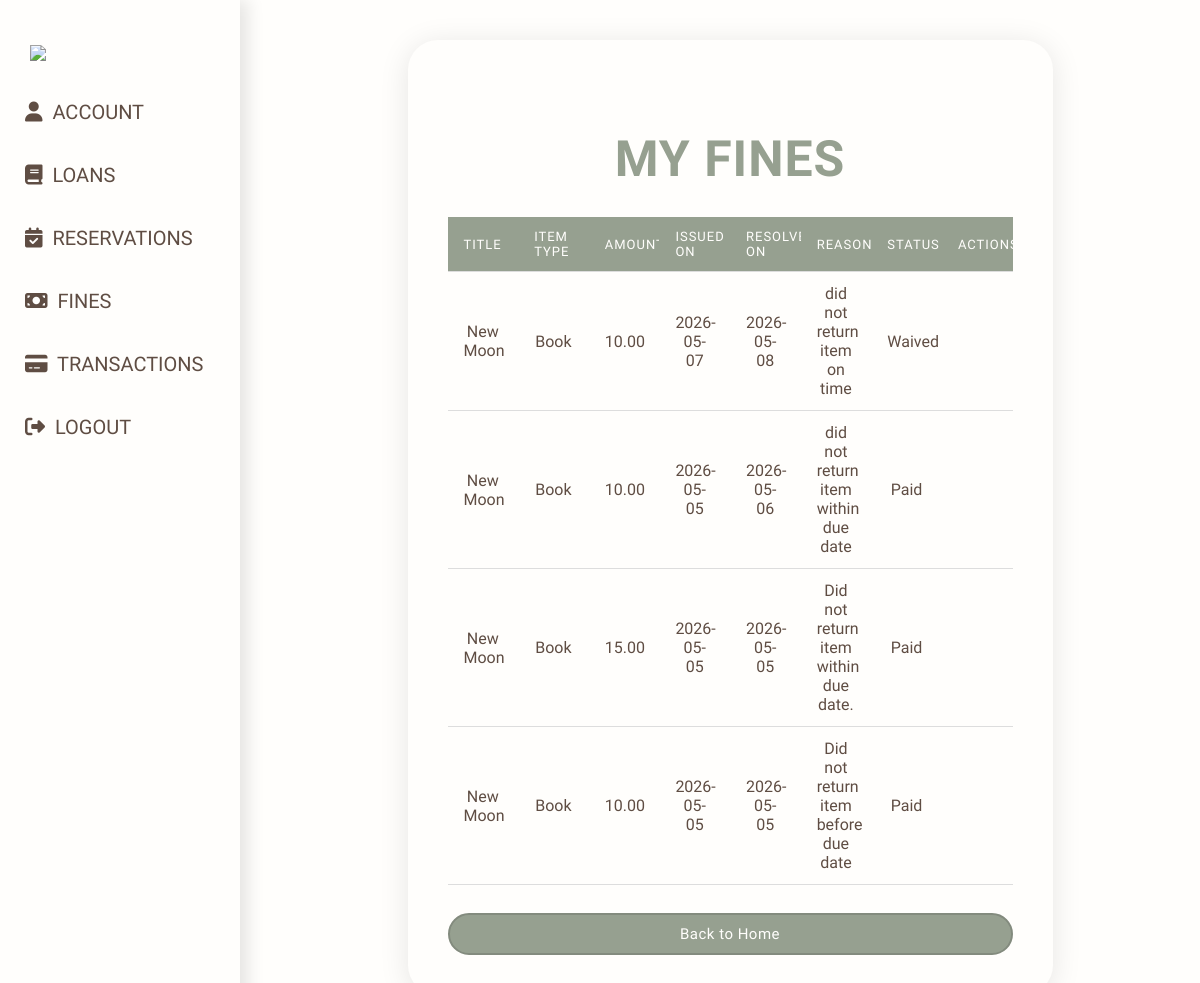
The page /fines (signed in) on the database as committed earlier.
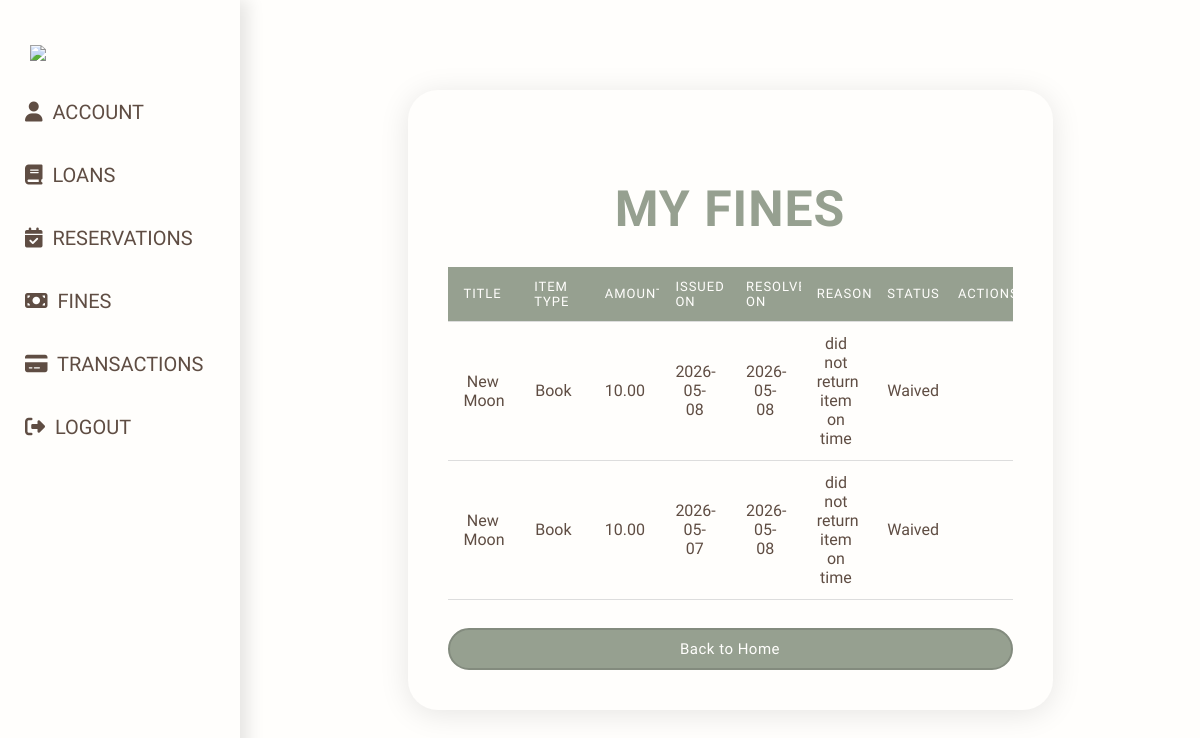
The same page on the database as committed later.
### models/Fine.py (models this page shows, shortened)
class Fine(db.Model):
    __tablename__ = "Fines"
    id                   = db.Column(db.Integer, primary_key=True)
    fine_id              = db.Column(db.String(45), unique=True, nullable=False)
    transaction_id       = db.Column(db.String(45), db.ForeignKey("Transactions.transaction_id"), nullable=False)
    user_id              = db.Column(db.String(45), db.ForeignKey("users.user_id"), nullable=False)
    amount               = db.Column(db.Float, nullable=False)
    issued_on            = db.Column(db.DateTime, default=utcnow)
    status               = db.Column(db.Enum(FineStatus), nullable=False, default=FineStatus.UNPAID)
    resolved_on          = db.Column(db.DateTime, nullable=True)
    reason               = db.Column(db.String(320), nullable=False)
    user                 = db.relationship("User", backref="fines")
    transaction          = db.relationship("Transaction", backref="fines")

### models/Items.py (models this page shows, shortened)
class Item(db.Model):
    __tablename__ = "Items"
    id                  = db.Column(db.Integer, primary_key = True)
    item_id             = db.Column(db.String(36), unique = True, nullable = False)
    title               = db.Column(db.String(200), nullable = False)
    description         = db.Column(db.String(300), nullable = True)
    qty                 = db.Column(db.Integer, nullable = False)
    available_qty       = db.Column(db.Integer, nullable = False)
    added_on            = db.Column(db.DateTime, default = utcnow)
    item_type           = db.Column(db.String(20), nullable = False)
    image_url           = db.Column(db.String(500), nullable = True)
    loan_days           = 14
    __mapper_args__ = {
        'polymorphic_on': item_type,
        'polymorphic_identity': 'item'
    }

### app.py (the view)
@app.route('/fines')
@login_required
def fines():
    fines = (Fine.query.filter_by(user_id=current_user.user_id).order_by(Fine.issued_on.desc()).all())
    return render_template('fines.html', user=current_user, fines=fines)

### app.py (called while the page is built)
@login_manager.user_loader
def load_user(user_id):
    return User.query.filter_by(user_id=user_id).first()

### templates/fines.html (shortened to what this page needs)
{% extends "profile-layout.html" %}
{% block content %}
<h2 class="title">My Fines</h2>
<br>
{% if fines %}
    <table class = "t-table">
        <thead>
            <tr>
                <th>Title</th>
                <th>Item Type</th>
                <th>Amount</th>
                <th>Issued On</th>
                <th>Resolved On</th>
                <th>Reason</th>
                <th>Status</th>
                <th>Actions</th>
            </tr>
        </thead>
        <tbody>
            {% for f in fines %}
            <tr>
                <td>{{ f.transaction.item.title if f.transaction.item else 'N/A' }}</td>
                <td>{{ f.transaction.item.item_type if f.transaction.item else 'N/A' }}</td>
                <td>{{ "%.2f"|format(f.amount) }}</td>
                <td>{{ f.issued_on.strftime('%Y-%m-%d') if f.issued_on else '--' }}</td>
                <td>{{ f.resolved_on.strftime('%Y-%m-%d') if f.resolved_on else '--' }}</td>
                <td>{{ f.reason if f.reason else 'N/A' }}</td>
                <td>{{ f.status.value }}</td>
                <td>
                </td>
            </tr>
            {% endfor %}
        </tbody>
    </table>
{% else %}
<p>No fines found.</p>
{% endif %}
<a href="{{ url_for('index') }}" class="btn">Back to Home</a>
{% endblock %}

### templates/profile-layout.html (shortened to what this page needs)
<!DOCTYPE html>
<html lang="en">
<head>
    <link rel="stylesheet" href="https://cdnjs.cloudflare.com/ajax/libs/font-awesome/6.4.0/css/all.min.css">
</head>
<body>
    <div class = "layout">
        <nav>
            <ul>
                <li class="logo"><img src="https://pbs.twimg.com/media/HD_EVY7aUAAoFH3.jpg"></li>
                <li><a href="{{ url_for('profile') }}"><i class="fa-solid fa-user"></i> &nbsp; Account</a><br></li>
                <li><a href="{{ url_for('loans') }}"><i class="fa-solid fa-book"></i> &nbsp; Loans</a><br></li>
                <li><a href="{{ url_for('reservations') }}"><i class="fa-solid fa-calendar-check"></i> &nbsp; Reservations</a><br></li>
                {% set unpaid_fines = current_user.fines | selectattr('status.value', 'equalto', 'Unpaid') | list %}
                <li><a href="{{ url_for('fines') }}"><i class="fa-solid fa-money-bill"></i> &nbsp; Fines
                </a><br></li>
                <li><a href="{{ url_for('transactions') }}"><i class="fa-solid fa-credit-card"></i> &nbsp; Transactions</a><br></li>
                <li><a href="{{ url_for('logout') }}"><i class="fa-solid fa-right-from-bracket"></i> &nbsp; Logout</a><br></li>
            </ul>
        </nav>
        <main class = "content">
            <div class="container">
                {% block content %}
                {% endblock %}
            </div>
        </main>
    </div>
</body>
</html>

### templates/profile-layout.html (style rules this page uses)
body { background-color: var(--white); color: #5f4d43; font-family: 'Neuton', serif; }
:root { --green: #96a090; --light-green: #c5d862; --cream: #fffddd; --brown: #9a7c69; --pink: #ecb0a1; --gray: #79796f; --dark-cream: #c0bea8; --white: #fffefc; --brown-2: #5f4d43; --border-radius-s: 8px; --border-radius-m: 30px; --border-radius-circle: 50%; }
* { box-sizing: border-box; margin: 0; padding: 0; }
.layout { display: grid; grid-template-columns: 260px 1fr; min-height: 100vh; }
.content { display: grid; place-items: center; padding: 40px; }
nav ul { margin: 0; padding: 20px 0; height: 100%; width: 20%; position: fixed; top: 0; left: 0%; background-color: #fffefc; box-shadow: 0.5rem 0 1rem rgba(0,0,0,.1); }
nav ul li { list-style: none; }
nav ul li a { display: flex; align-items: center; text-decoration: none; text-transform: uppercase; font-size: 20px; color: #5f4d43; position: relative; padding: 10px 0 10px 25px; }
nav ul li a:before { content: ''; position: absolute; top: 0; right: 0%; width: 0%; height: 100%; background: #96a090; border-radius: 40px 0px 0px 40px; z-index: -1; transition: all 300ms ease-in-out; }
.logo { width: 180px; height: auto; display: block; margin: 25px auto; }
.logo img { width: 100%; }
.title { font-size: 50px; margin-top: 50px; letter-spacing: 1px; color: var(--green); text-align: center; text-transform: uppercase; }
.container { padding: 40px; width: 75%; background: var(--white); border-radius: var(--border-radius-m); box-shadow: 0 4px 30px rgba(0,0,0,0.1); right: 5%; }
.btn { display: block; width: 100%; padding: 10px; background-color: var(--green); color: var(--white); text-align: center; text-decoration: none; margin-top: 15px; border-radius: var(--border-radius-m); box-sizing: border-box; border: 2px solid #838b7e; overflow: hidden; font-family: 'Neuton', serif; font-size: 15px; letter-spacing: 0.5px; }
.t-table { width: 100%; border-collapse: collapse; margin-top: 3%; margin-bottom: 5%; table-layout: fixed; }
.t-table th, .t-table td { padding: 8px; text-align: center; overflow: hidden; border-bottom: 1px solid #ddd; padding: 15px 10px; }
.t-table th { background-color: var(--green); color: var(--white); letter-spacing: 1px; font-weight: normal; }
.t-table { width: 100%; border-collapse: collapse; font-size: 16px; margin-top: 10px; }
.t-table thead { background: var(--green); color: white; }
.t-table thead th { padding: 12px 16px; text-align: left; font-weight: 400; letter-spacing: 1px; text-transform: uppercase; font-size: 13px; }
.t-table tbody tr { border-bottom: 1px solid #f0ede8; transition: background 0.15s ease; }
.t-table tbody td { padding: 12px 16px; color: var(--brown-2); vertical-align: middle; }

Rows that differ between the two databases and show on the page:
removed Fine: transaction.item "New Moon", transaction.item "Book", amount "10.00", issued_on "2026-05-05", resolved_on "2026-05-06", reason "did not return item within due date", status.value "Paid"
removed Fine: transaction.item "New Moon", transaction.item "Book", amount "15.00", issued_on "2026-05-05", resolved_on "2026-05-05", reason "Did not return item within due date.", status.value "Paid"
removed Fine: transaction.item "New Moon", transaction.item "Book", amount "10.00", issued_on "2026-05-05", resolved_on "2026-05-05", reason "Did not return item before due date", status.value "Paid"
added Fine: transaction.item "New Moon", transaction.item "Book", amount "10.00", issued_on "2026-05-08", resolved_on "2026-05-08", reason "did not return item on time", status.value "Waived"
